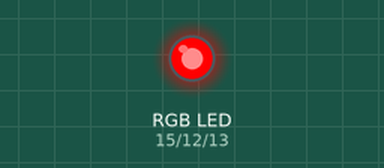
Simulated run of this sketch. Board: Arduino Uno, built with avr-gcc and run on an emulated ATmega328P. Parts: an RGB LED mixed from three pins (HIGH = lit).

Above: at 0.5 s.
At 1.6 s:
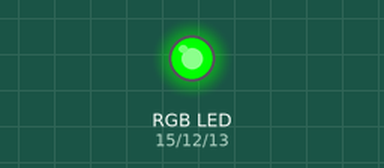
At 3.26 s:
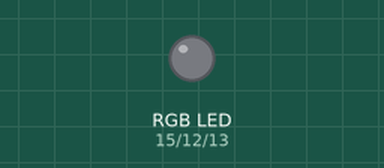
At 6.0 s:
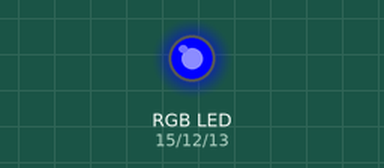
Timing chart, 0 to 7.6 s (numbered marks = the images above):
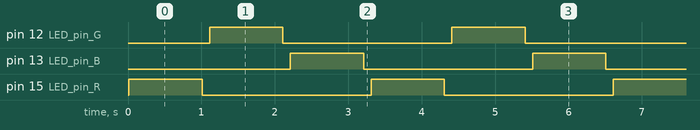

The sketch:

LED_RGB_SETTING.ino
```cpp
int LED_pin_R = 15;
int LED_pin_G = 12;
int LED_pin_B = 13;
void setup() {
  // put your setup code here, to run once:

  Serial.begin(115200);
  delay(10);

  pinMode(LED_pin_R,OUTPUT);
  pinMode(LED_pin_G,OUTPUT);
  pinMode(LED_pin_B,OUTPUT);
}

void loop() {
  // put your main code here, to run repeatedly:


  digitalWrite(LED_pin_R,1);
  delay(1000);
  digitalWrite(LED_pin_R,0);
  delay(100);

  digitalWrite(LED_pin_G,1);
  delay(1000);
  digitalWrite(LED_pin_G,0);
  delay(100);

  digitalWrite(LED_pin_B,1);
  delay(1000);
  digitalWrite(LED_pin_B,0);
  delay(100);
}
```

Measured:
- by itself, pin 12 (LED_pin_G), pin 13 (LED_pin_B), pin 15 (LED_pin_R): alternates HIGH for 1.0 s and LOW for 2.3 s
- by itself, everything shown: repeats every 3.3 s, in 6 steps
